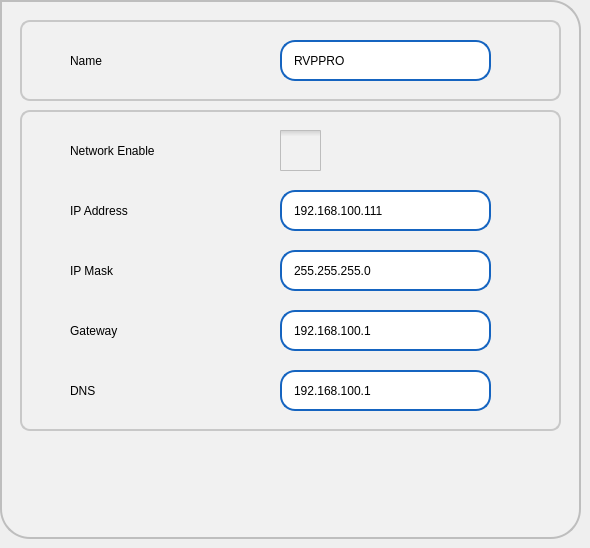
     <widget class="QWidget" name="tabNetwork">
      <attribute name="title">
       <string>Network</string>
      </attribute>
      <widget class="QFrame" name="frNetwork">
       <property name="geometry">
        <rect>
         <x>0</x>
         <y>0</y>
         <width>581</width>
         <height>539</height>
        </rect>
       </property>
       <property name="styleSheet">
        <string notr="true">background-color: rgb(241, 241, 241);
	 border: 2px solid #C4C4C3;
    border-bottom-color: #C2C7CB; /* same as the pane color */
    border-bottom-left-radius: 30px;
border-bottom-right-radius: 30px;
    border-top-right-radius: 30px;
color: rgb(0, 0, 0);
font: 75 16pt &quot;Roboto Medium&quot;;
border-color:  rgb(190, 190, 190);



</string>
       </property>
       <property name="frameShape">
        <enum>QFrame::StyledPanel</enum>
       </property>
       <property name="frameShadow">
        <enum>QFrame::Raised</enum>
       </property>
       <widget class="QFrame" name="frame_14">
        <property name="geometry">
         <rect>
          <x>20</x>
          <y>110</y>
          <width>541</width>
          <height>321</height>
         </rect>
        </property>
        <property name="styleSheet">
         <string notr="true">border-width: 2px;
border-style: solid;
border-radius: 10px;
color: rgb(0, 0, 0);
font: 75 16pt &quot;Roboto&quot;;
border-color:  rgb(200, 200, 200);

</string>
        </property>
        <property name="frameShape">
         <enum>QFrame::StyledPanel</enum>
        </property>
        <property name="frameShadow">
         <enum>QFrame::Raised</enum>
        </property>
        <widget class="QLabel" name="label_30">
         <property name="geometry">
          <rect>
           <x>50</x>
           <y>80</y>
           <width>191</width>
           <height>41</height>
          </rect>
         </property>
         <property name="styleSheet">
          <string notr="true">border-width: 0px;
font: 75 16pt &quot;Roboto Medium&quot;;</string>
         </property>
         <property name="text">
          <string>IP Address</string>
         </property>
        </widget>
        <widget class="QLabel" name="label_31">
         <property name="geometry">
          <rect>
           <x>50</x>
           <y>140</y>
           <width>191</width>
           <height>41</height>
          </rect>
         </property>
         <property name="styleSheet">
          <string notr="true">border-width: 0px;
font: 75 16pt &quot;Roboto Medium&quot;;</string>
         </property>
         <property name="text">
          <string>IP Mask</string>
         </property>
        </widget>
        <widget class="QLabel" name="label_32">
         <property name="geometry">
          <rect>
           <x>50</x>
           <y>200</y>
           <width>191</width>
           <height>41</height>
          </rect>
         </property>
         <property name="styleSheet">
          <string notr="true">border-width: 0px;
font: 75 16pt &quot;Roboto Medium&quot;;</string>
         </property>
         <property name="text">
          <string>Gateway</string>
         </property>
        </widget>
        <widget class="QLabel" name="label_33">
         <property name="geometry">
          <rect>
           <x>50</x>
           <y>260</y>
           <width>191</width>
           <height>41</height>
          </rect>
         </property>
         <property name="styleSheet">
          <string notr="true">border-width: 0px;
font: 75 16pt &quot;Roboto Medium&quot;;</string>
         </property>
         <property name="text">
          <string>DNS</string>
         </property>
        </widget>
        <widget class="sQLEExtend" name="leIPAddress">
         <property name="geometry">
          <rect>
           <x>260</x>
           <y>80</y>
           <width>211</width>
           <height>41</height>
          </rect>
         </property>
         <property name="focusPolicy">
          <enum>Qt::ClickFocus</enum>
         </property>
         <property name="styleSheet">
          <string notr="true">QLineEdit { 
	padding: 1px 18px 1px 10px;
	background-color: rgb(255,255,255);
	border-width: 2px;
	border-color: rgb(21, 100, 192);
	border-style: solid;
	border-radius: 15;
	color: rgb(0, 0, 0);
	font: 75 16pt &quot;Roboto Medium&quot;;
}

QLineEdit:read-only {
	background-color: rgb(245,245,245);
}
QLineEdit[error=true] {
border-color: red;
}
QLineEdit[error=false] {
border-color: rgb(21, 100, 192);
}

</string>
         </property>
         <property name="text">
          <string>192.168.100.111</string>
         </property>
         <property name="maxLength">
          <number>15</number>
         </property>
         <property name="readOnly">
          <bool>false</bool>
         </property>
        </widget>
        <widget class="sQLEExtend" name="leIPMask">
         <property name="geometry">
          <rect>
           <x>260</x>
           <y>140</y>
           <width>211</width>
           <height>41</height>
          </rect>
         </property>
         <property name="focusPolicy">
          <enum>Qt::ClickFocus</enum>
         </property>
         <property name="styleSheet">
          <string notr="true">QLineEdit { 
	padding: 1px 18px 1px 10px;
	background-color: rgb(255,255,255);
	border-width: 2px;
	border-color: rgb(21, 100, 192);
	border-style: solid;
	border-radius: 15;
	color: rgb(0, 0, 0);
	font: 75 16pt &quot;Roboto Medium&quot;;
}

QLineEdit:read-only {
	background-color: rgb(245,245,245);
}
QLineEdit[error=true] {
border-color: red;
}
QLineEdit[error=false] {
border-color: rgb(21, 100, 192);
}

</string>
         </property>
         <property name="text">
          <string>255.255.255.0</string>
         </property>
         <property name="maxLength">
          <number>15</number>
         </property>
        </widget>
        <widget class="sQLEExtend" name="leGateway">
         <property name="geometry">
          <rect>
           <x>260</x>
           <y>200</y>
           <width>211</width>
           <height>41</height>
          </rect>
         </property>
         <property name="focusPolicy">
          <enum>Qt::ClickFocus</enum>
         </property>
         <property name="styleSheet">
          <string notr="true">QLineEdit { 
	padding: 1px 18px 1px 10px;
	background-color: rgb(255,255,255);
	border-width: 2px;
	border-color: rgb(21, 100, 192);
	border-style: solid;
	border-radius: 15;
	color: rgb(0, 0, 0);
	font: 75 16pt &quot;Roboto Medium&quot;;
}

QLineEdit:read-only {
	background-color: rgb(245,245,245);
}
QLineEdit[error=true] {
border-color: red;
}
QLineEdit[error=false] {
border-color: rgb(21, 100, 192);
}

</string>
         </property>
         <property name="text">
          <string>192.168.100.1</string>
         </property>
         <property name="maxLength">
          <number>15</number>
         </property>
        </widget>
        <widget class="sQLEExtend" name="leDNS">
         <property name="geometry">
          <rect>
           <x>260</x>
           <y>260</y>
           <width>211</width>
           <height>41</height>
          </rect>
         </property>
         <property name="focusPolicy">
          <enum>Qt::ClickFocus</enum>
         </property>
         <property name="styleSheet">
          <string notr="true">QLineEdit { 
	padding: 1px 18px 1px 10px;
	background-color: rgb(255,255,255);
	border-width: 2px;
	border-color: rgb(21, 100, 192);
	border-style: solid;
	border-radius: 15;
	color: rgb(0, 0, 0);
	font: 75 16pt &quot;Roboto Medium&quot;;
}

QLineEdit:read-only {
	background-color: rgb(245,245,245);
}
QLineEdit[error=true] {
border-color: red;
}
QLineEdit[error=false] {
border-color: rgb(21, 100, 192);
}

</string>
         </property>
         <property name="text">
          <string>192.168.100.1</string>
         </property>
         <property name="maxLength">
          <number>15</number>
         </property>
        </widget>
        <widget class="QCheckBox" name="cbNEnable">
         <property name="geometry">
          <rect>
           <x>260</x>
           <y>20</y>
           <width>41</width>
           <height>41</height>
          </rect>
         </property>
         <property name="focusPolicy">
          <enum>Qt::ClickFocus</enum>
         </property>
         <property name="styleSheet">
          <string notr="true">QCheckBox {
    spacing: 5px;
 border: 0px solid #999999;

}

QCheckBox::indicator {
    width: 41px;
    height: 41px;
}

QCheckBox::indicator:unchecked {
	image: url(:/images/icons/ancheck.png);
}
/*
QCheckBox::indicator:unchecked:hover {
    image: url(:/images/checkbox_unchecked_hover.png);
}

QCheckBox::indicator:unchecked:pressed {
    image: url(:/images/checkbox_unchecked_pressed.png);
}
*/
QCheckBox::indicator:checked {
    image: url(:/images/icons/acheck.png);
}
/*
QCheckBox::indicator:checked:hover {
    image: url(:/images/checkbox_checked_hover.png);
}

QCheckBox::indicator:checked:pressed {
    image: url(:/images/checkbox_checked_pressed.png);
}
*/
QCheckBox::indicator:indeterminate:hover {
    image: url(:/images/checkbox_indeterminate_hover.png);
}
/*
QCheckBox::indicator:indeterminate:pressed {
    image: url(:/images/checkbox_indeterminate_pressed.png);
}
*/</string>
         </property>
         <property name="text">
          <string/>
         </property>
        </widget>
        <widget class="QLabel" name="label_19">
         <property name="geometry">
          <rect>
           <x>50</x>
           <y>20</y>
           <width>191</width>
           <height>41</height>
          </rect>
         </property>
         <property name="styleSheet">
          <string notr="true">border-width: 0px;
font: 75 16pt &quot;Roboto Medium&quot;;</string>
         </property>
         <property name="text">
          <string>Network Enable</string>
         </property>
        </widget>
       </widget>
       <widget class="QFrame" name="frame_15">
        <property name="geometry">
         <rect>
          <x>20</x>
          <y>20</y>
          <width>541</width>
          <height>81</height>
         </rect>
        </property>
        <property name="styleSheet">
         <string notr="true">border-width: 2px;
border-style: solid;
border-radius: 10px;
color: rgb(0, 0, 0);
font: 75 16pt &quot;Roboto&quot;;
border-color:  rgb(200, 200, 200);

</string>
        </property>
        <property name="frameShape">
         <enum>QFrame::StyledPanel</enum>
        </property>
        <property name="frameShadow">
         <enum>QFrame::Raised</enum>
        </property>
        <widget class="QLabel" name="label_40">
         <property name="geometry">
          <rect>
           <x>50</x>
           <y>20</y>
           <width>171</width>
           <height>41</height>
          </rect>
         </property>
         <property name="styleSheet">
          <string notr="true">border-width: 0px;
font: 75 16pt &quot;Roboto Medium&quot;;</string>
         </property>
         <property name="text">
          <string>Name</string>
         </property>
        </widget>
        <widget class="sQLEExtend" name="leNetworkName">
         <property name="geometry">
          <rect>
           <x>260</x>
           <y>20</y>
           <width>211</width>
           <height>41</height>
          </rect>
         </property>
         <property name="focusPolicy">
          <enum>Qt::ClickFocus</enum>
         </property>
         <property name="styleSheet">
          <string notr="true">QLineEdit { 
	padding: 1px 18px 1px 10px;
	background-color: rgb(255,255,255);
	border-width: 2px;
	border-color: rgb(21, 100, 192);
	border-style: solid;
	border-radius: 15;
	color: rgb(0, 0, 0);
	font: 75 16pt &quot;Roboto Medium&quot;;
}

QLineEdit:read-only {
	background-color: rgb(245,245,245);
}
QLineEdit[error=true] {
border-color: red;
}
QLineEdit[error=false] {
border-color: rgb(21, 100, 192);
}

</string>
         </property>
         <property name="text">
          <string>RVPPRO</string>
         </property>
         <property name="maxLength">
          <number>15</number>
         </property>
        </widget>
       </widget>
      </widget>
     </widget>
